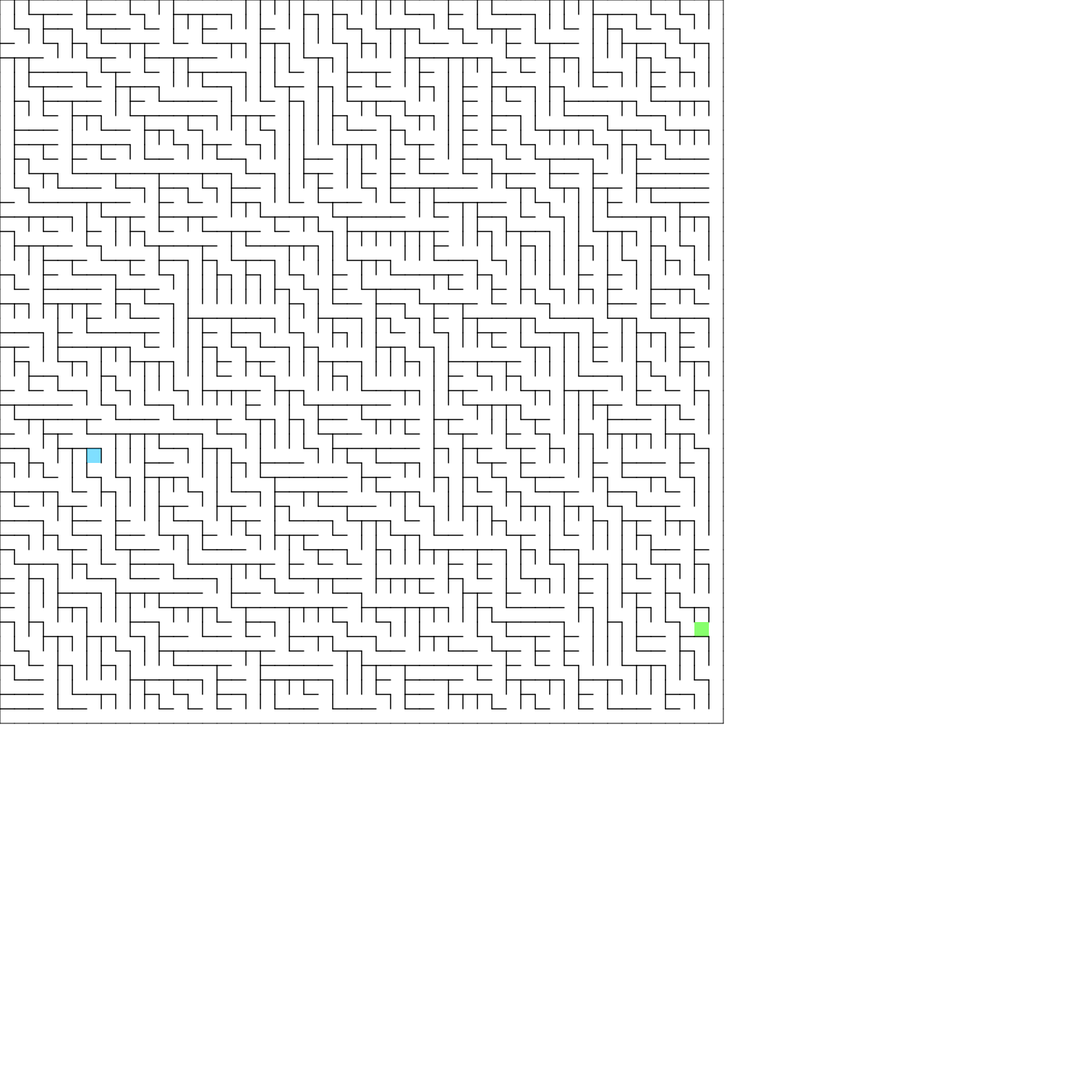
Frame 1 (no input)
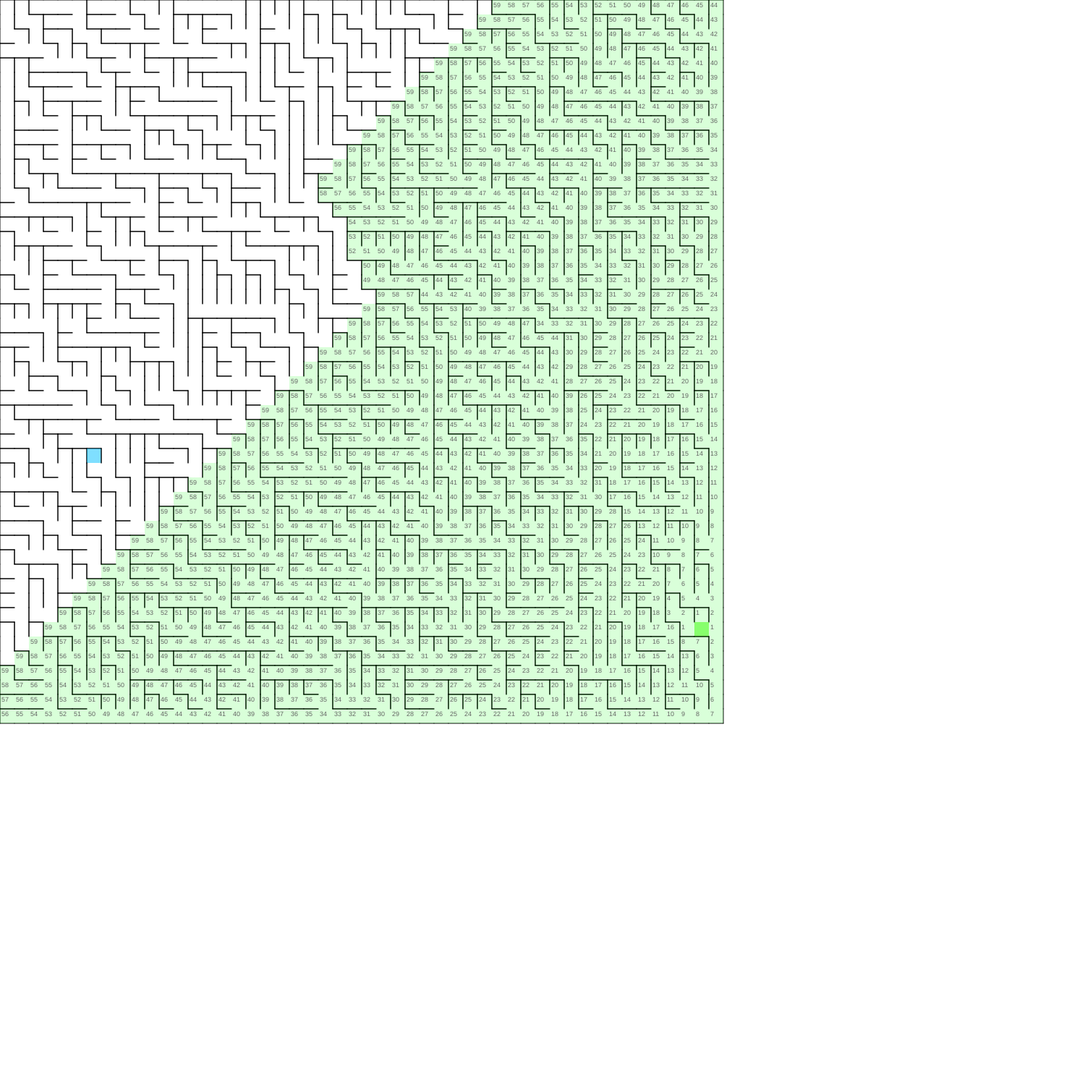
Frame 60 (no input)
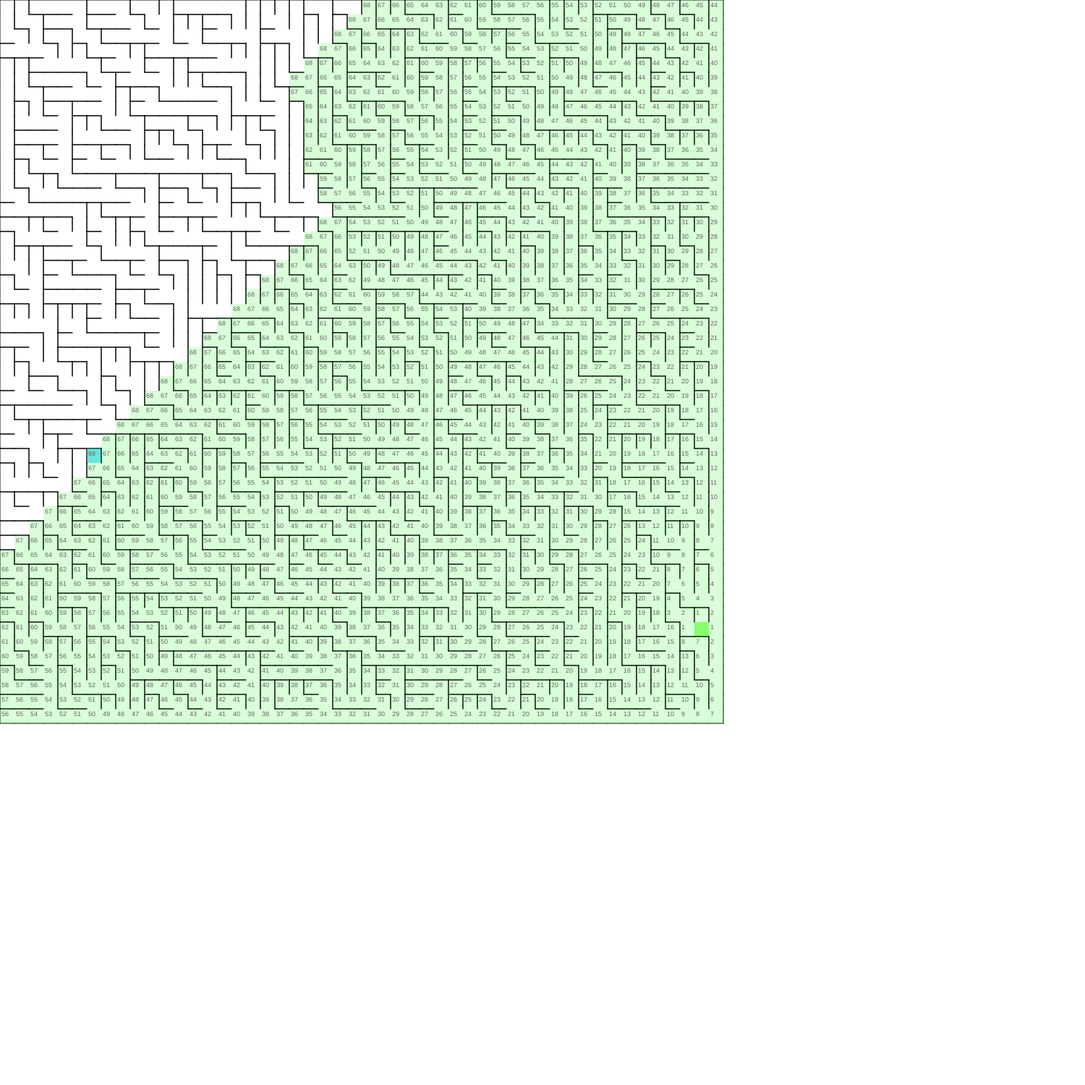
Frame 120 (the mouse pressed at the canvas centre since frame 60)

The p5.js sketch that drew these frames (run headless with seeded random() and noise() and a simulated clock; from frame 60 on, the mouse is pressed at the canvas centre):

// p5.js sketch
// ── sketch.js
let grid;

function setup() {
  createCanvas(1500, 1500);
  grid = new Grid(50, 50);
  grid.init();
}

function draw() {
  background(255);
  grid.draw();
}

function Grid(rows, columns) {
  
  this.rows = rows;
  this.columns = columns;
  this.grid = [];
  this.start = null;
  this.finish = null;

  this.frontier = [];
  this.newFrontier = [];
  this.distanceTraveled = 0;
  this.finished = false;
  
  this.init = function() {
    for(let r = 0; r < this.rows; r++) {
      this.grid.push([]);
      for(let c = 0; c < this.columns; c++) {
        this.grid[r].push(new Cell(r, c));
      }
    }
    this.generateBinaryTreeMaze();
    this.placeStartFinishMarkers();
    this.setNeighbours();

    this.frontier.push(this.start);

  }

  this.draw = function() {

    this.walkBinaryTreeMaze();
    
    for(let r = 0; r < this.rows; r++) {
      for(let c = 0; c < this.columns; c++) {
        this.grid[r][c].draw();
      }
    }
  }

  this.generateBinaryTreeMaze = function() {

    let pathChoises = ["east", "south"];
  
    for(let r = 0; r < this.rows; r++) {
      for(let c = 0; c < this.columns; c++) {
  
        let linkDirection = pathChoises[Math.floor(Math.random() * 2)];
  
        if(linkDirection == "east"){
          if(this.grid[r][c+1] !== undefined){
            // link with the eastern neighbour
            this.grid[r][c].link(this.grid[r][c+1]);
          }
          else{
            // can't link east so link south if possible
            if(this.grid[r+1] !== undefined){
              this.grid[r][c].link(this.grid[r+1][c]);
            }
          }
        }
  
        if(linkDirection == "south"){
          if(this.grid[r+1] !== undefined){
            // link with the southern neighbour
            this.grid[r][c].link(this.grid[r+1][c]);
          }
          else{
            // can't link south so link east if possible
            if(this.grid[r][c+1] !== undefined){
              this.grid[r][c].link(this.grid[r][c+1]);
            }
          }
        }
  
      }
    }
  }

  this.placeStartFinishMarkers = function() {
    
    let start = this.grid[Math.floor(Math.random() * this.rows)][Math.floor(Math.random() * this.columns)];
    start.isStart = true;
    this.start = start;

    let finish = this.grid[Math.floor(Math.random() * this.rows)][Math.floor(Math.random() * this.columns)];
    finish.isFinish = true;
    this.finish = finish; 
    
  }

  this.setNeighbours = function() {
    for(let r = 0; r < this.rows; r++) {
      for(let c = 0; c < this.columns; c++) {
        if(!this.grid[r][c].borders.top){
          this.grid[r][c].neighbours.push(this.grid[r-1][c]);
        }
        if(!this.grid[r][c].borders.right){
          this.grid[r][c].neighbours.push(this.grid[r][c+1]);
        }
        if(!this.grid[r][c].borders.bottom){
          this.grid[r][c].neighbours.push(this.grid[r+1][c]);
        }
        if(!this.grid[r][c].borders.left){
          this.grid[r][c].neighbours.push(this.grid[r][c-1]);
        }
      }
    }
  }

  this.walkBinaryTreeMaze = function() {
    if(!this.finished){
      this.newFrontier = [];
      for(let i = 0; i < this.frontier.length; i++){
        
        this.frontier[i].distanceFromStart = this.distanceTraveled;
        this.frontier[i].visited = true;
  
        if(this.frontier[i].isFinish){  
          this.finished = true;
          break;
        }
        for(let j = 0; j < this.frontier[i].neighbours.length; j++){
          if(!this.frontier[i].neighbours[j].visited){
            this.newFrontier.push(this.frontier[i].neighbours[j]);
          }
        }
      }
      this.frontier = this.newFrontier;
      this.distanceTraveled++;
    }
  }

}

function Cell(row, column) {
  
  this.row = row;
  this.column = column;
  this.size = 20; // pixels
  this.color = 'rgba(0, 255, 0, 0.15)';
  this.borders = {
    top: true,
    right: true,
    bottom: true,
    left: true
  };
  this.isStart = false;
  this.isFinish = false;
  this.neighbours = [];
  this.visited = false;
  this.distanceFromStart = 0;

  this.draw = function() {

    stroke(0);

    // top border
    if(this.borders.top)
      line(this.column * this.size, this.row * this.size, (this.column + 1) * this.size, this.row * this.size);
    
    // right border
    if(this.borders.right)
      line((this.column + 1) * this.size, this.row * this.size, (this.column + 1) * this.size, (this.row + 1) * this.size);
    
    // bottom border
    if(this.borders.bottom)
      line(this.column * this.size, (this.row + 1) * this.size, (this.column + 1) * this.size, (this.row + 1) * this.size);
    
    // left border
    if(this.borders.left)
      line(this.column * this.size, this.row * this.size, this.column * this.size, (this.row + 1) * this.size);

    if(this.isStart){
      fill('rgba(64, 255, 0, 0.5)');
      noStroke();
      rect(this.column * this.size, this.row * this.size, this.size, this.size);
    }

    if(this.isFinish){
      fill('rgba(0, 192, 255, 0.5)');
      noStroke();
      rect(this.column * this.size, this.row * this.size, this.size, this.size);
    }

    if(this.visited){
      fill(this.color);
      noStroke();
      rect(this.column * this.size, this.row * this.size, this.size, this.size);
    }

    if(this.distanceFromStart){
      textSize(9);
      fill(100);
      text(this.distanceFromStart, (this.column * this.size)+2, (this.row * this.size)+10);
    }

  }

  this.link = function(cell) {
    
    if(cell.column == this.column) {
      // is the cell a northern or southern neighbour?
      if(cell.row < this.row) {
        // northern neighbour
        cell.borders.bottom = false;
        this.borders.top = false;
      }
      else {
        // southern neighbour
        cell.borders.top = false;
        this.borders.bottom = false;
      }
    }
    else {
      // is the cell an eastern or western neighbour?
      if(cell.column < this.column) {
        // western neighbour
        cell.borders.right = false;
        this.borders.left = false;
      }
      else {
        // eastern neighbour
        cell.borders.left = false;
        this.borders.right = false;
      }
    }
    
  }
  
}
